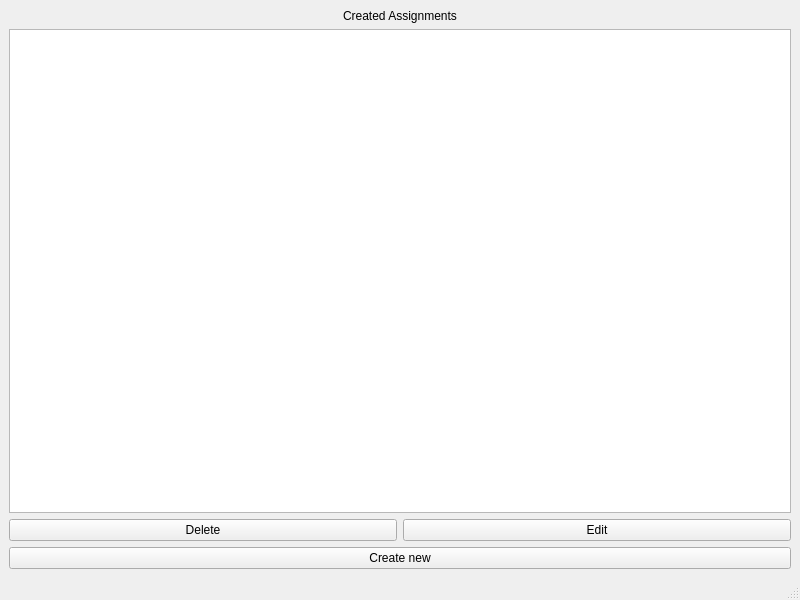
<?xml version="1.0" encoding="UTF-8"?>
<ui version="4.0">
 <class>CreatedAssignmentsWindow</class>
 <widget class="QMainWindow" name="CreatedAssignmentsWindow">
  <property name="geometry">
   <rect>
    <x>0</x>
    <y>0</y>
    <width>800</width>
    <height>600</height>
   </rect>
  </property>
  <property name="windowTitle">
   <string>MainWindow</string>
  </property>
  <widget class="QWidget" name="centralwidget">
   <layout class="QVBoxLayout" name="verticalLayout">
    <item>
     <widget class="QLabel" name="label_created_assignments">
      <property name="sizePolicy">
       <sizepolicy hsizetype="Preferred" vsizetype="Maximum">
        <horstretch>0</horstretch>
        <verstretch>0</verstretch>
       </sizepolicy>
      </property>
      <property name="text">
       <string>Created Assignments</string>
      </property>
      <property name="alignment">
       <set>Qt::AlignCenter</set>
      </property>
     </widget>
    </item>
    <item>
     <widget class="QListView" name="assignments_list_view"/>
    </item>
    <item>
     <layout class="QHBoxLayout" name="horizontalLayout">
      <item>
       <widget class="QPushButton" name="pushButton_delete">
        <property name="text">
         <string>Delete</string>
        </property>
       </widget>
      </item>
      <item>
       <widget class="QPushButton" name="pushButton_edit">
        <property name="text">
         <string>Edit</string>
        </property>
       </widget>
      </item>
     </layout>
    </item>
    <item>
     <widget class="QPushButton" name="pushButton_create_new">
      <property name="text">
       <string>Create new</string>
      </property>
     </widget>
    </item>
   </layout>
  </widget>
  <widget class="QMenuBar" name="menubar">
   <property name="geometry">
    <rect>
     <x>0</x>
     <y>0</y>
     <width>800</width>
     <height>26</height>
    </rect>
   </property>
  </widget>
  <widget class="QStatusBar" name="statusbar"/>
 </widget>
 <resources/>
 <connections/>
</ui>
